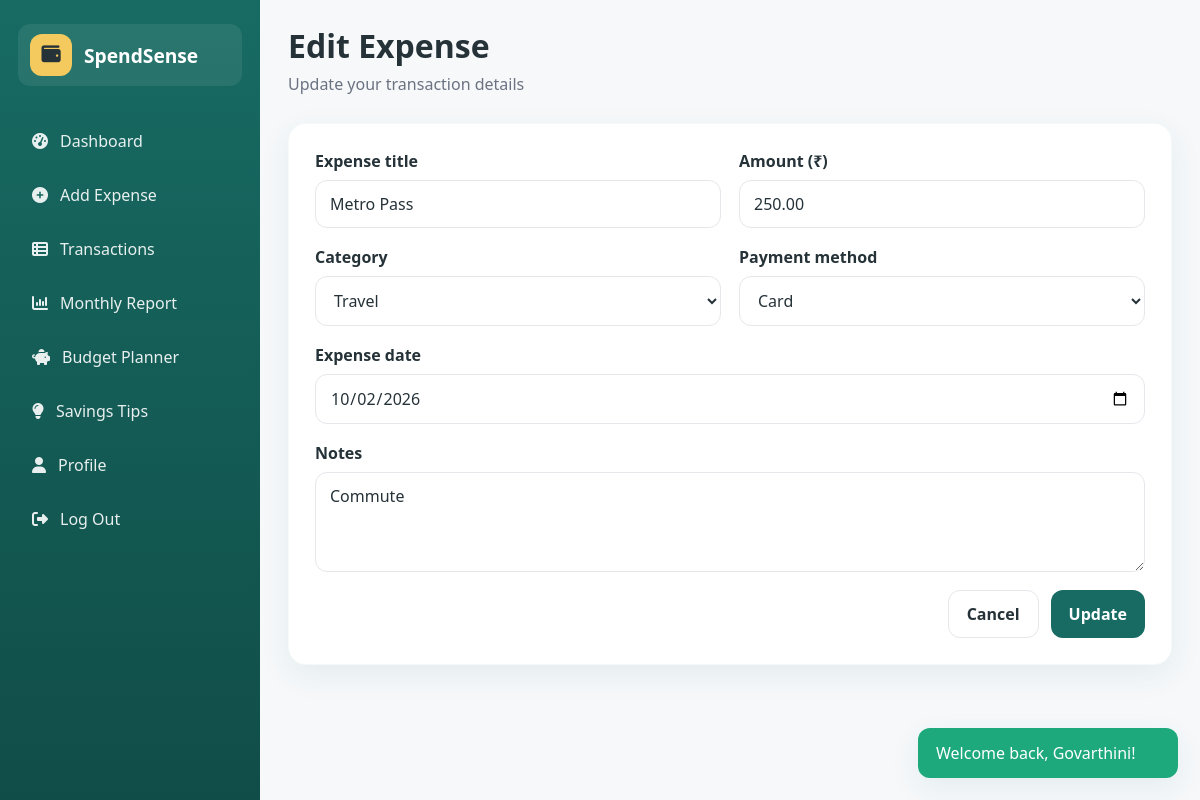
The app's page /edit-expense.php?id=2 (signed in) with its own data.
### tables this page shows
CREATE TABLE expenses (
    id INT AUTO_INCREMENT PRIMARY KEY,
    user_id INT NOT NULL,
    title VARCHAR(200) NOT NULL,
    amount DECIMAL(10,2) NOT NULL,
    category VARCHAR(50) NOT NULL,
    expense_date DATE NOT NULL,
    payment_method VARCHAR(50) NOT NULL,
    notes TEXT,
    created_at TIMESTAMP DEFAULT CURRENT_TIMESTAMP,
    updated_at TIMESTAMP DEFAULT CURRENT_TIMESTAMP ON UPDATE CURRENT_TIMESTAMP,
    CONSTRAINT fk_expenses_user FOREIGN KEY (user_id) REFERENCES users(id) ON DELETE CASCADE,
    INDEX idx_expenses_user_date (user_id, expense_date),
    INDEX idx_expenses_category (category),
    INDEX idx_expenses_user (user_id)
);

### includes/functions.php (called while the page is built, shortened)
<?php
function e(string $value): string
{
    return htmlspecialchars($value, ENT_QUOTES, 'UTF-8');
}

### edit-expense.php (the view, shortened to what this page needs)
<?php
$user = currentUser();
$pdo = getPdo();
$expenseId = (int)($_GET['id'] ?? 0);
$stmt = $pdo->prepare('SELECT * FROM expenses WHERE id = :id AND user_id = :user_id LIMIT 1');
$stmt->execute(['id' => $expenseId, 'user_id' => (int)$user['id']]);
$expense = $stmt->fetch();
$categories = ['Food', 'Travel', 'Education', 'Shopping', 'Entertainment', 'Accommodation', 'Health', 'Bills and Recharge', 'Other'];
$paymentMethods = ['UPI', 'Card', 'Cash', 'Bank Transfer', 'Wallet'];
$formData = [
    'title' => $expense['title'],
    'amount' => $expense['amount'],
    'category' => $expense['category'],
    'expense_date' => $expense['expense_date'],
    'payment_method' => $expense['payment_method'],
    'notes' => $expense['notes'],
];
require_once __DIR__ . '/includes/header.php';
?>
<div class="app-shell">
    <?php require_once __DIR__ . '/includes/sidebar.php'; ?>
    <main class="content">
        <header class="topbar">
            <div>
                <h1 class="page-title">Edit Expense</h1>
                <p class="page-subtitle">Update your transaction details</p>
            </div>
        </header>
        <div class="card form-card form-page">
            <form method="post" data-validate="true">
                <div class="form-grid">
                    <div class="field">
                        <label for="title">Expense title</label>
                        <input id="title" name="title" type="text" value="<?= e($formData['title']) ?>" required>
                    </div>
                    <div class="field">
                        <label for="amount">Amount (₹)</label>
                        <input id="amount" name="amount" type="number" step="0.01" min="0.01" value="<?= e((string)$formData['amount']) ?>" required>
                    </div>
                    <div class="field">
                        <label for="category">Category</label>
                        <select id="category" name="category" required>
                            <?php foreach ($categories as $category): ?>
                                <option value="<?= e($category) ?>" <?= $formData['category'] === $category ? 'selected' : '' ?>><?= e($category) ?></option>
                            <?php endforeach; ?>
                        </select>
                    </div>
                    <div class="field">
                        <label for="payment_method">Payment method</label>
                        <select id="payment_method" name="payment_method" required>
                            <?php foreach ($paymentMethods as $method): ?>
                                <option value="<?= e($method) ?>" <?= $formData['payment_method'] === $method ? 'selected' : '' ?>><?= e($method) ?></option>
                            <?php endforeach; ?>
                        </select>
                    </div>
                    <div class="field full">
                        <label for="expense_date">Expense date</label>
                        <input id="expense_date" name="expense_date" type="date" value="<?= e($formData['expense_date']) ?>" required>
                    </div>
                    <div class="field full">
                        <label for="notes">Notes</label>
                        <textarea id="notes" name="notes"><?= e($formData['notes']) ?></textarea>
                    </div>
                </div>
                <div class="form-actions">
                    <a class="btn btn-outline" href="transactions.php">Cancel</a>
                    <button class="btn btn-primary" type="submit">Update</button>
                </div>
            </form>
        </div>
    </main>
</div>
<?php require_once __DIR__ . '/includes/footer.php'; ?>

### assets/css/style.css (style rules this page uses)
* { box-sizing: border-box; }
:root { --primary: #176B63; --secondary: #DDF4E7; --accent: #F4C95D; --bg: #F6F8FA; --card: #FFFFFF; --text: #253238; --muted: #6B7280; --success: #1ea97c; --warning: #f59e0b; --danger: #e11d48; --border: #E5E7EB; --shadow: 0 10px 30px rgba(23, 107, 99, 0.08); }
html, body { margin: 0; min-height: 100%; font-family: 'Segoe UI', Tahoma, Geneva, Verdana, sans-serif; background: var(--bg); color: var(--text); }
body { min-height: 100vh; }
a { color: inherit; text-decoration: none; }
button, input, select, textarea { font: inherit; }
.app-shell { display: flex; min-height: 100vh; }
.content { flex: 1; padding: 24px 28px 40px; }
.topbar { display: flex; justify-content: space-between; align-items: center; margin-bottom: 28px; }
.page-title { font-size: 2rem; margin: 0; }
.page-subtitle { margin: 6px 0 0; color: var(--muted); }
.btn { display: inline-flex; align-items: center; justify-content: center; gap: 8px; border: none; border-radius: 12px; padding: 12px 18px; font-weight: 600; cursor: pointer; transition: 0.2s ease; }
.btn-primary { background: var(--primary); color: white; }
.btn-outline { background: white; color: var(--text); border: 1px solid var(--border); }
.card { background: var(--card); border-radius: 18px; padding: 22px; box-shadow: var(--shadow); border: 1px solid rgba(23, 107, 99, 0.04); }
.form-page { max-width: 900px; margin: 0 auto; }
.form-card { padding: 26px; }
.form-grid { display: grid; grid-template-columns: repeat(2, minmax(220px, 1fr)); gap: 18px; }
.field { display: flex; flex-direction: column; gap: 8px; }
.field.full { grid-column: 1 / -1; }
label { font-weight: 600; color: var(--text); }
input, select, textarea { width: 100%; padding: 12px 14px; border-radius: 12px; border: 1px solid var(--border); background: white; color: var(--text); }
textarea { min-height: 100px; resize: vertical; }
.form-actions { display: flex; justify-content: flex-end; gap: 12px; margin-top: 18px; }

### records on screen
expenses: title "Metro Pass", amount "250.00", expense_date "10/02/2026", notes "Commute"

### other values on screen
$message "Welcome back, Govarthini!"
form field category "Travel"
form field payment_method "Card"
